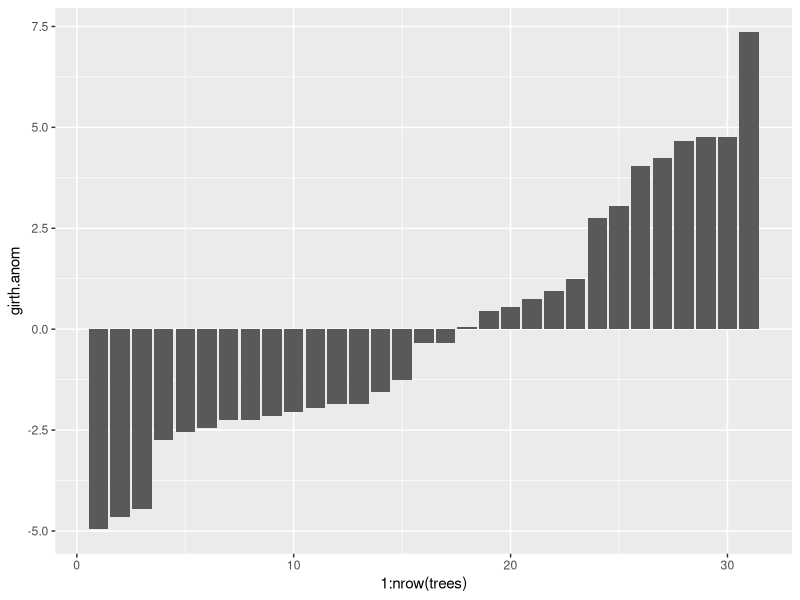
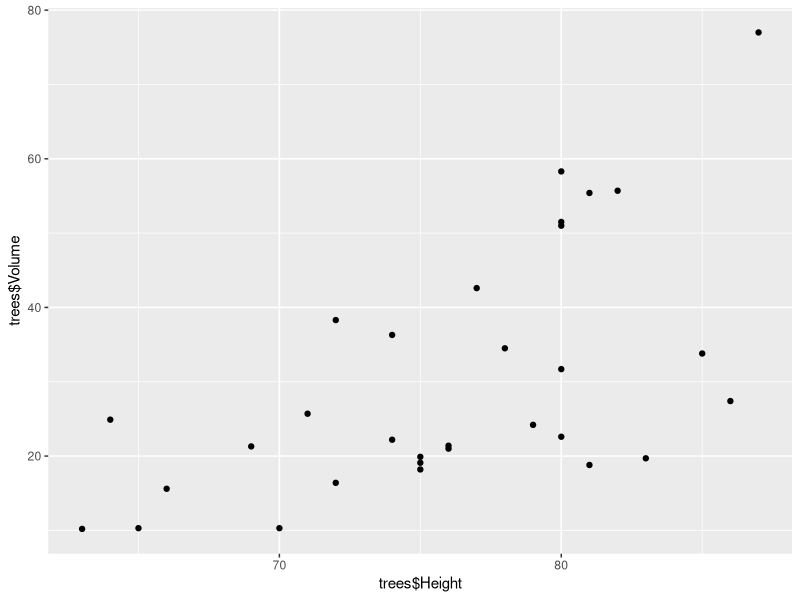
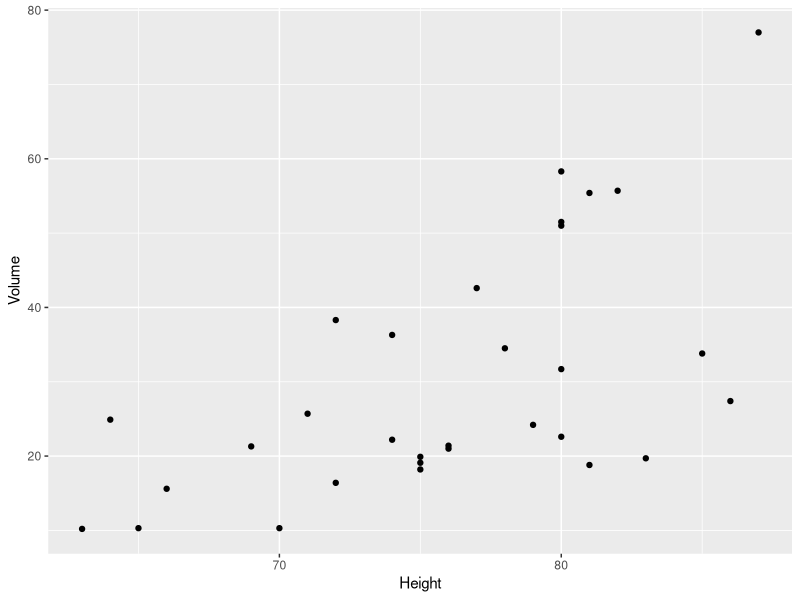
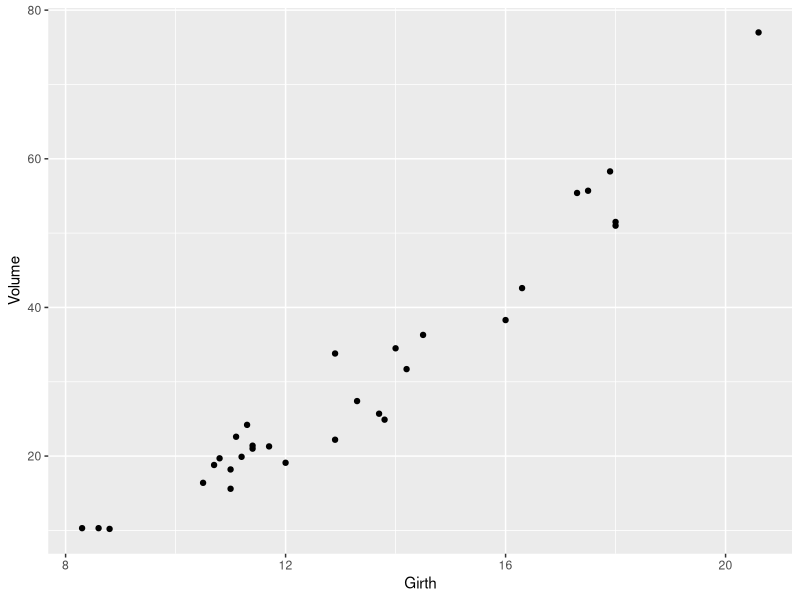
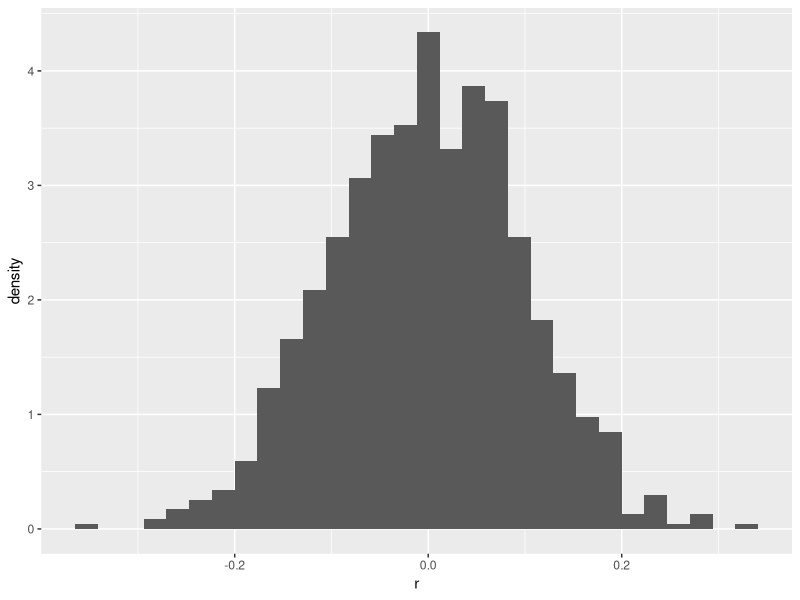
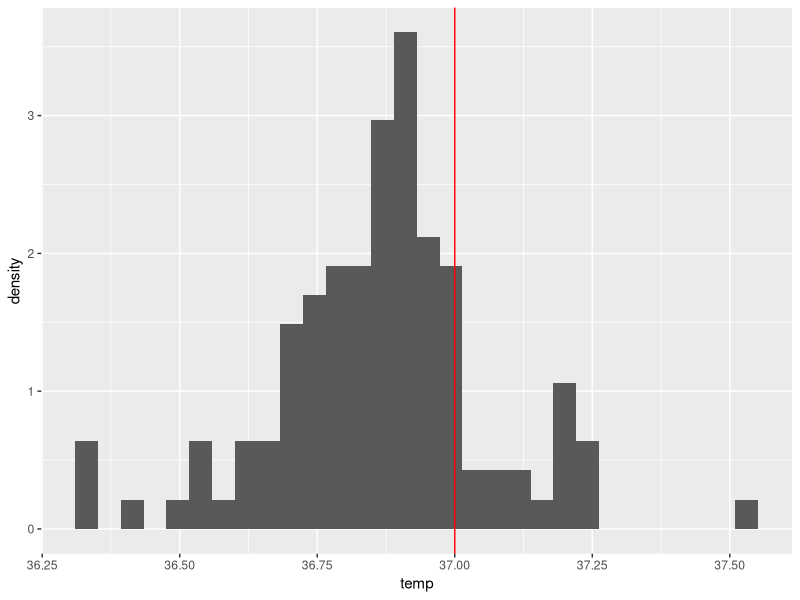
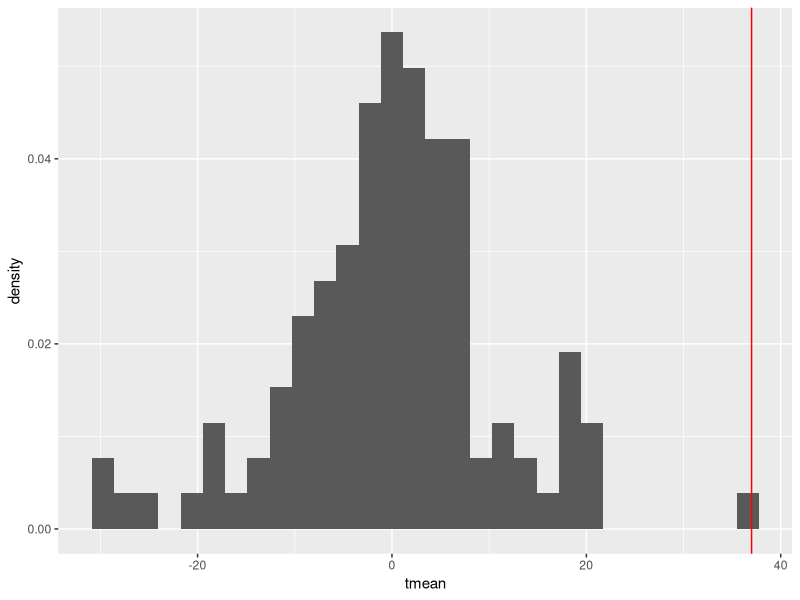
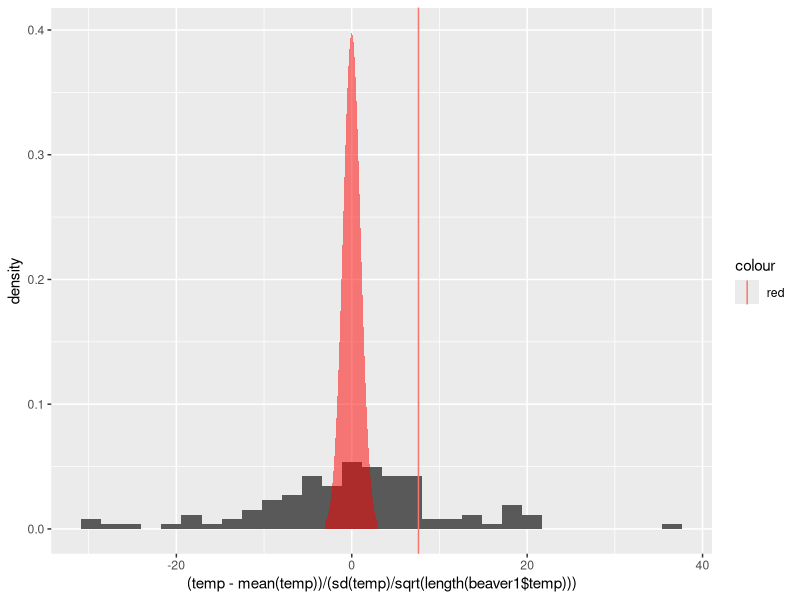

The R source for these figures, in order:
## ---- chunk 1
head(trees)
## ---- chunk 2
girth = trees$Girth
girthhat = mean(girth)
#so the var is
t(girth-girthhat)%*%(girth-girthhat)/ (length(girth)-1)
girth.var = var(girth)

girthAnom = trees[,1]-mean(trees[,1])
girthVar = t(girthAnom)%*%girthAnom
print(girthVar)
## ---- chunk 3

# convert to SD
girth.sd = sqrt(girth.var)
print(girth.sd)
sd(girth)


library(ggplot2)
mean.girth = mean(trees$Girth)
trees = trees
trees$girth.anom = trees$Girth-mean.girth
head(trees)
ggplot(trees,aes(x=1:nrow(trees),y=girth.anom))+geom_bar(stat="identity")

## ---- chunk 4
#examine the relationship between two variables
ggplot(trees)+ geom_point(aes(x = trees$Height, y = trees$Volume))

#calculate the cov of height and volume
height.anom = trees$Height - mean(trees$Height)
vol.anom = trees$Volume - mean(trees$Volume)

#transpose matrix
covHV = t(height.anom)%*%vol.anom / (length(vol.anom)-1) #this is in units
print(covHV)

#compare girth to volume
girth.anom = trees$Girth - mean(trees$Girth)

covGV = t(girth.anom)%*%vol.anom / (length(vol.anom)-1)
print(covGV)

#check
cov(trees$Girth,trees$Volume)

ggplot(trees,aes(x=Height, y=Volume)) + geom_point() 
## ---- chunk 5
height.anom = trees$Height - mean(trees$Height)
volume.anom = trees$Volume - mean(trees$Volume)
covarianceHV = t(height.anom) %*% volume.anom
print(covarianceHV)

## ---- chunk 6
girth.anom = trees$Girth - mean(trees$Girth)
volume.anom = trees$Volume - mean(trees$Volume)
covarianceGV = t(girth.anom) %*% volume.anom
print(covarianceGV)

## ---- chunk 7
corHV = covHV/sqrt(var(trees$Height)*var(trees$Volume))
print(corHV)
cor(trees$Height,trees$Volume)

corGV = covGV/sqrt(var(trees$Girth)*var(trees$Volume))
print(corGV)

#what fraction of total var does the girth volume relationship explain?
print(corGV^2)

ggplot(trees,aes(x=Girth, y=Volume)) + geom_point() 
#to predict the volume of a tree, measure the girth not the height

maxCovHV = sqrt(t(height.anom)%*%height.anom * t(volume.anom)%*%(volume.anom))
maxCovGV =  sqrt(t(girth.anom)%*%girth.anom * t(volume.anom)%*%(volume.anom))

rhoHV = covarianceHV/maxCovHV
rhoGV = covarianceGV/maxCovGV

print(rhoHV)
print(rhoGV)
## ---- chunk 8
print(cor(trees$Height,trees$Volume))
print(cor(trees$Girth,trees$Volume))

## ---- chunk 9
#generate random data and correlate them

r=c()#Initialize a spot for our random calculations to go
for(i in 1:1000){#lets do this a thousand times
  rd1 = rnorm(100)#simulate data each time through the loop
  rd2 = rnorm(100)#twice
  r[i] = cor(rd1,rd2)#correlate and store the values
}
#now let's plot it
ggplot()+geom_histogram(aes(x=r,y=..density..)) #Let's look at my favorite plot
#what is the proba that random numbers could give a correlation of greater than 0.2 (neg and pos)


## ---- chunk 10
#Lets take a look at our observations of beaver temp
ggplot(beaver1)+geom_histogram(aes(x=temp,y=..density..))+geom_vline(xintercept = 37,color="red")
## ---- chunk 11
#Lets take a look at our observations

#same code as below but nicer, i.e. convert data to a t-stat value
tmean = (beaver1$temp - mean (beaver1$temp))/ (sd(beaver1$temp)/sqrt(length(beaver1$temp)))
ggplot(beaver1)+geom_histogram(aes(x=tmean,y=..density..))+geom_vline(xintercept = 37,color="red")

#convert to t distribution space
t37 = (37-mean(beaver1$temp))/(sd(beaver1$temp)/sqrt(length(beaver1$temp)))
myplot = ggplot()+geom_histogram(aes(x = tmean, y = ..density..))+geom_vline(xintercept = t37)

#other code which actually works 
myplot = ggplot(beaver1)+geom_histogram(aes(x=(temp-mean(temp))/(sd(temp)/sqrt(length(beaver1$temp))),y=..density..))+geom_vline(aes(xintercept = (37-mean(beaver1$temp))/(sd(beaver1$temp)/sqrt(length(beaver1$temp))),color="red"))
#and let's add a tdistribution
td = dt(seq(-3,3,by=.1),df=length(beaver1$temp)-2)
ndf = data.frame(x=seq(-3,3,by=.1),y=td)

myplot+geom_area(data=ndf,aes(x=x,y=y),fill="red",alpha=0.5)


## ---- chunk 12
#so to actually do the p value calculation you use your t stat which is t37 here (Tstat = t37)
Tstat = (37-mean(beaver1$temp))/(sd(beaver1$temp)/sqrt(length(beaver1$temp)))
print(Tstat)
## ---- chunk 13
tcum = pt(seq(-7,7, length.out = 100), df = length(beaver1$temp)-2)
plot(seq(-7,7, length.out = 100), tcum)
#can calculate the cumulative prba that the value is less than our tstat like this
pval = pt(Tstat,df = length(beaver1$temp)-2)
print(pval)
#if looking at greater than, then use 1-pt()
## ---- chunk 14
t36.84 = (36.84-mean(beaver1$temp))/(sd(beaver1$temp)/sqrt(length(beaver1$temp)))
pt(t36.84,df = length(beaver1$temp)-2)
myplot = ggplot()+geom_histogram(aes(x = tmean, y = ..density..))+geom_vline(xintercept = t36.84, colour = "blue")
myplot+geom_area(data=ndf,aes(x=x,y=y),fill="red",alpha=0.5)

tstatHi = 0.03/(sd(beaver1$temp)/sqrt(length(beaver1$temp)))
tstatLo = -0.03/(sd(beaver1$temp)/sqrt(length(beaver1$temp)))

x1 = seq(-4,4,length.out = 50)
d1 = dt(x1,df=length(beaver1-2))
x2 = seq(tstatHi,4,length.out = 50)
d2 = dt(x2,df=length(beaver1-2))
x3 = seq(-4,tstatLo,length.out = 50)
d3 = dt(x3,df=length(beaver1-2))

plotdf = data.frame(x1,x2,x3,d1,d2,d3)
ggplot(plotdf)+geom_area(aes(x1,d1),fill = "black")+geom_area(aes(x2,d2),fill="red",alpha=0.5)+geom_area(aes(x3,d3),fill="red",alpha=0.5)
## ---- chunk 15
pt(tstatLo,df=length(beaver1$temp))*2
## ---- chunk 16
x=tstatHi#x can be positive or negative now!

pt(-abs(x),df=length(beaver1$temp))*2

## ---- chunk 17
awesome = function(vec){
  out = list()#initialize my list
  out$mean = mean(vec)#calculate and store the mean
  out$sd = sd(vec)#again for sd
  out$input = vec#and store the vector.
  
  return(out)
}


my.out = awesome(rnorm(100)) #let's try with 100 random datapoints
print(my.out$mean)
print(my.out$input)



